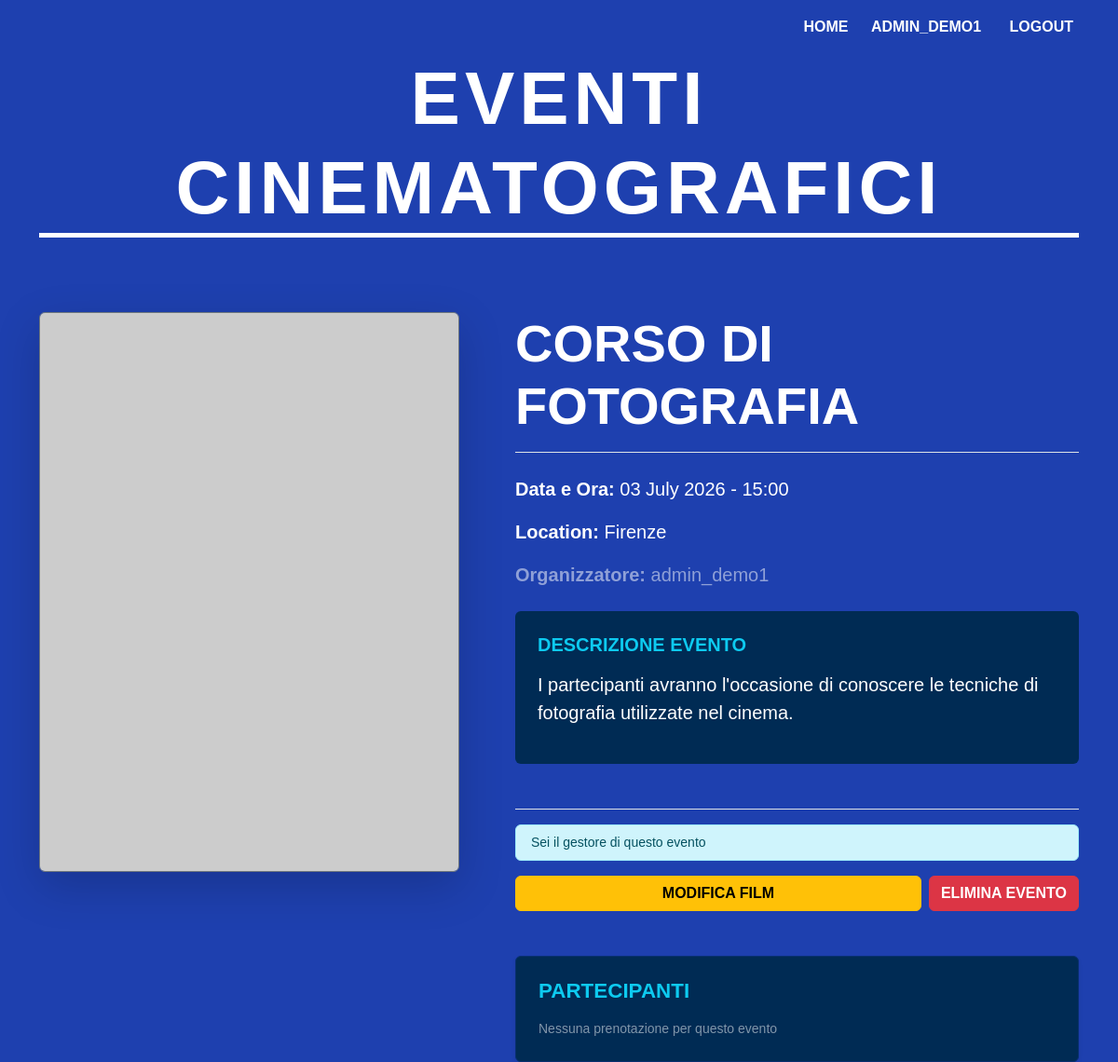
Page /7/ (signed in) on the earlier database version.
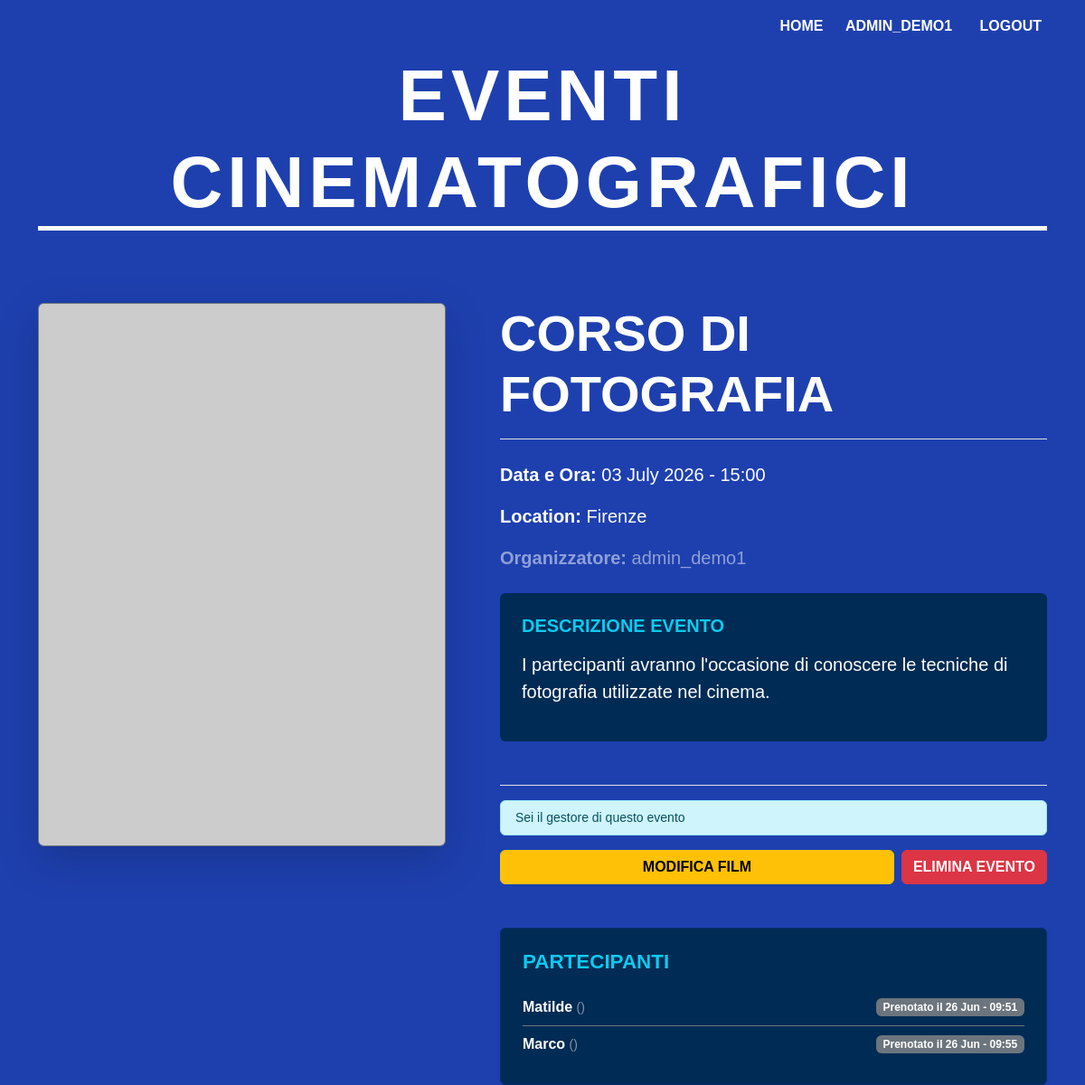
Same page on the later database version.
### accounts/models.py (models this page shows, shortened)
class CustomUser(AbstractUser):
    ROLE_CHOICES = (
    ('organizer', 'Organizer'),
    ('attendee', 'Attendee'),
    )
    email = models.EmailField(max_length=254, blank = True, null = True, verbose_name='Indirizzo Email')
    numero_telefono = models.CharField(max_length=10, blank=True, null=True, verbose_name="numero telefono")
    role = models.CharField(max_length=20, choices=ROLE_CHOICES, default='attendee', verbose_name='Ruolo')

### eventi/models.py (models this page shows, shortened)
class Event(models.Model):
    title = models.CharField(max_length=200)
    description = models.TextField()
    date = models.DateTimeField(null=True, blank=True)
    location = models.CharField(max_length=200, default="Location Principale")
    organizer = models.ForeignKey(
        settings.AUTH_USER_MODEL,
        on_delete=models.CASCADE,
        related_name='organized_events',
    )

class Registration(models.Model):
    user = models.ForeignKey(
        settings.AUTH_USER_MODEL,
        on_delete=models.CASCADE,
        related_name='registrations',
    )
    event = models.ForeignKey(
        Event,
        on_delete=models.CASCADE,
        related_name='event_participants',
    )
    registration_date = models.DateTimeField(auto_now_add=True)
    class Meta:
        unique_together = ('user', 'event')

### eventi/views.py (the view)
# urls.py: path('<int:pk>/', EventDetailView.as_view(), name='event_detail'),
class EventDetailView(DetailView):
    model = Event
    template_name = 'eventi/event_detail.html'
    context_object_name = 'event'
    def get_context_data(self, **kwargs):
        context = super().get_context_data(**kwargs)
        if self.request.user.is_authenticated:
            context['is_registered'] = Registration.objects.filter(
                user=self.request.user,
                event=self.get_object()
            ).exists()
        return context

### eventi/templates/eventi/event_detail.html (shortened to what this page needs)
{% extends 'eventi/base.html' %}
{% block content %}
<div class="row mt-5">
    <div class="col-md-5 mb-4 text-center">
        <img src="https://placehold.co/600x800/003366/ffffff?text={{ event.title }}" class="img-fluid rounded shadow-lg border border-secondary" alt="Locandina">
    </div>
    <div class="col-md-7 ps-md-5">
        <h1 class="display-4 fw-bold text-uppercase border-bottom pb-3 mb-4">{{ event.title }}</h1>
        <div class="mb-4">
            <p class="fs-5"><strong>Data e Ora:</strong> {{ event.date|date:"d F Y - H:i" }}</p>
            <p class="fs-5"><strong>Location:</strong> {{ event.location }}</p>
            <p class="fs-5 text-white-50"><strong>Organizzatore:</strong> {{ event.organizer.username }}</p>
        </div>
        <div class="mt-4 p-4 rounded" style="background-color: #002b54;">
            <h5 class="fw-bold mb-3 text-uppercase text-info">Descrizione Evento</h5>
            <p class="lead">{{ event.description }}</p>
        </div>
        <div class="mt-5 pt-3 border-top">
            {% if user.is_authenticated %}
                {% if user.role == 'attendee' %}
                    <div class="d-grid gap-2">
                    {% if is_registered %}
                        <div class="alert alert-success small py-2 mb-2 text-center fw-bold">Sei già prenotato per questo spettacolo!</div>
                        <form action="{% url 'eventi:cancel_registration' event.pk %}" method="post">
                            {% csrf_token %}
                            <button type="submit" class="btn btn-lg btn-danger fw-bold w-100">ANNULLA PRENOTAZIONE</button>
                        </form>
                    {% else %}
                        <form action="{% url 'eventi:book_event' event.pk %}" method="post">
                            {% csrf_token %}
                            <button type="submit" class="btn btn-lg btn-success fw-bold w-100">PRENOTA UN POSTO IN SALA</button>
                        </form>
                    {% endif %}
                    </div>
                {% elif user.role == 'organizer' and event.organizer == user %}
                    <div class="alert alert-info small py-2 mb-3">Sei il gestore di questo evento</div>
                    <div class="d-flex gap-2">
                        <a href="{% url 'eventi:event_update' event.pk %}" class="btn btn-warning flex-grow-1 fw-bold">MODIFICA FILM</a>
                        <form action="{% url 'eventi:event_delete' event.pk %}" method="post" style="display: inline;" onsubmit="return confirm('Vuoi eliminare il film?');">
                            <button type="submit" class="btn btn-danger fw-bold">ELIMINA EVENTO</button>
                        </form>
                    </div>
                {% endif %}
            {% else %}
                <div class="p-3 rounded text-center" style="background-color: #002b54;">
                    <a href="{% url 'login' %}" class="btn btn-sm btn-outline-light px-4">ACCEDI PER PRENOTARE</a>
                </div>
            {% endif %}
        </div>
        {% if user.is_authenticated and user.role == 'organizer' and event.organizer == user %}
        <div class="mt-5 p-4 rounded shadow-sm" style="background-color: #002b54; border: 1px solid #082f6f;">
            <h3 class="fw-bold text-uppercase text-info mb-3" style="font-size: 1.4rem;">Partecipanti</h3>
            {% if event.event_participants.all %}
                <ul class="list-group list-group-flush bg-transparent">
                {% for reg in event.event_participants.all %}
                    <li class="list-group-item bg-transparent text-white border-secondary d-flex justify-content-between align-items-center px-0">
                        <div><strong>{{ reg.user.username }}</strong> <span class="text-white-50 small">({{ reg.user.email }})</span></div>
                        <span class="badge bg-secondary">Prenotato il {{ reg.registration_date|date:"d M - H:i" }}</span>
                    </li>
                {% endfor %}
                </ul>
            {% else %}
                <p class="text-white-50 small mb-0">Nessuna prenotazione per questo evento</p>
            {% endif %}
        </div>
        {% endif %}
    </div>
</div>
{% endblock %}

### eventi/templates/eventi/base.html (shortened to what this page needs)
<!DOCTYPE html>
<html lang="it">
<head>
    <link href="https://cdn.jsdelivr.net/npm/bootstrap@5.3.8/dist/css/bootstrap.min.css" rel="stylesheet">
</head>
<body>
    <div class="container">
        <div class="top-nav">
            <a href="{% url 'eventi:event_list' %}">HOME</a>
            {% if user.is_authenticated %}
                <a href="{% url 'eventi:user_profile' %}"> {{ user.username|upper }}</a>
                <form method="post" action="{% url 'logout' %}" class="d-inline">
                    <button type="submit">LOGOUT</button>
                </form>
            {% else %}
                <a href="{% url 'login' %}">ACCEDI</a>
                <a href="{% url 'signup' %}">REGISTRATI</a>
            {% endif %}
        </div>
        <header class="text-center">
            <h1 class="cinema-header">Eventi Cinematografici</h1>
        </header>
        <main>
            {% block content %}
            {% endblock %}
        </main>
    </div>
</body>
</html>

### eventi/templates/eventi/base.html (style rules this page uses)
body { background-color: #1E40AF; color: #ffffff; font-family: 'Arial', sans-serif; }
.cinema-header { font-size: 5rem; font-weight: 900; letter-spacing: 5px; text-transform: uppercase; border-bottom: 5px solid #ffffff; margin-bottom: 2rem; display: inline-block; width: 100%; }
.top-nav { padding: 1rem 0; text-align: right; }
.top-nav a, .top-nav button { color: #ffffff; text-decoration: none; font-weight: bold; margin-left: 20px; background: none; border: none; }

Differences in the rows shown:
added Registration: user.username "Matilde", registration_date "26 Jun - 09:51"
added Registration: user.username "Marco", registration_date "26 Jun - 09:55"
Other differences:
text no longer shown: "Nessuna prenotazione per questo evento"
